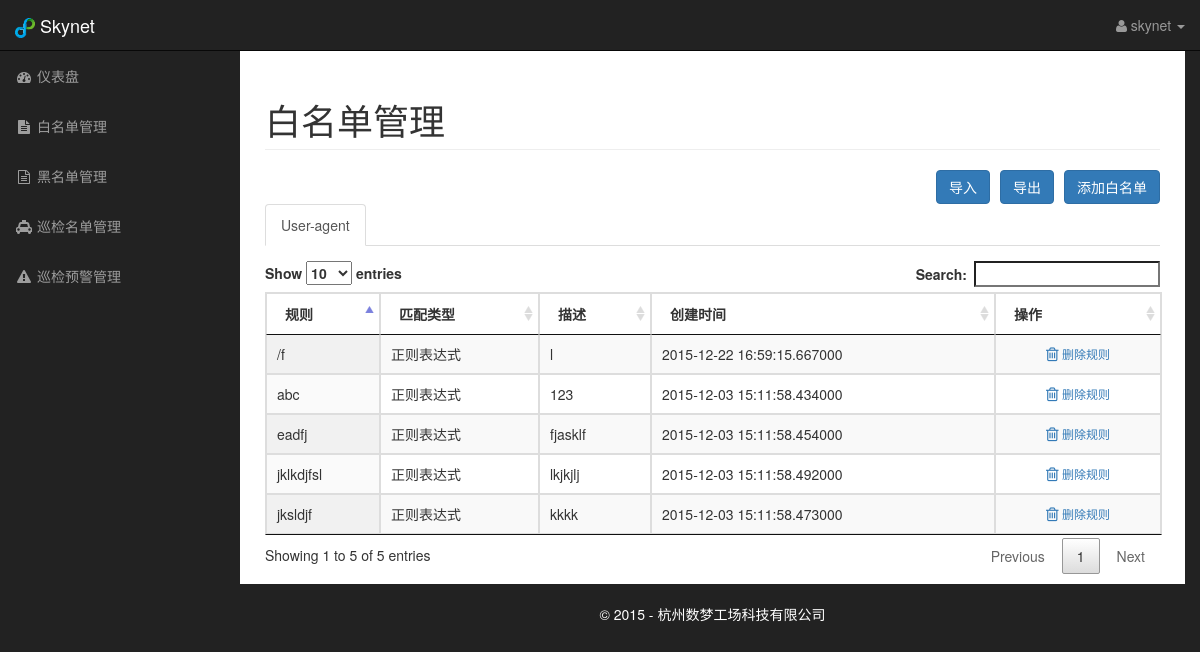
/whitelist.html (signed in), run on the app's committed database.
### app/modules/main/models.py (models this page shows, shortened)
class Whitelist(db.Model):
    __tablename__ = 'whitelist_rule'
    id = db.Column(db.Integer, primary_key=True)
    guid = db.Column(db.String(32),  unique=True,nullable=False)
    rule = db.Column(db.UnicodeText, nullable=False)
    type = db.Column(db.UnicodeText, nullable=False)
    category = db.Column(db.UnicodeText, nullable=False)
    source = db.Column(db.UnicodeText, nullable=True)
    description = db.Column(db.UnicodeText, nullable=True)
    ctime = db.Column(db.DateTime, nullable=False,default= datetime.now)

### app/modules/main/views.py (the view)
@main.route('/whitelist.html')
@login_required
def whitelist():
    user_agent_rules = Whitelist.query.filter_by(category=u'user_agent_rule').all()
    return render_template('main/whitelist.html',user_agent_rules=user_agent_rules,type=RULE_TYPE)

### app/modules/auth/views.py (called while the page is built)
@login_manager.user_loader
def load_user(user_id):
    return User.query.get(int(user_id))

@auth.before_app_request
def before_request():
    if current_user.is_authenticated \
            and not current_user.confirmed \
            and request.endpoint[:5] != 'auth.' \
            and request.endpoint != 'static':
        return redirect(url_for('auth.unconfirmed'))

### app/templates/main/whitelist.html (shortened to what this page needs)
{% extends "base.html" %}
{% block header %}
    <link href="{{ url_for('static', filename='DataTables/media/css/jquery.dataTables.min.css') }}" rel="stylesheet" type="text/css">
    <link href="{{ url_for('static', filename='BootstrapValidator/css/bootstrapValidator.min.css') }}" rel="stylesheet" type="text/css">
    <link href="{{ url_for('static', filename='BootstrapFileinput/css/fileinput.min.css') }}" rel="stylesheet" type="text/css">
{% endblock %}
{% block content %}
    <div class="row">
        <div class="col-lg-12">
            {% include 'main/whitelist/head_whitelist.html' %}
        </div>
        <div  class="col-lg-12">
            {% include 'main/whitelist/add_whitelist.html' %}
            {% include 'main/whitelist/export_whitelist.html' %}
            {% include 'main/whitelist/import_whitelist.html' %}
        </div>
        <div class="col-lg-12">
            {% include 'main/whitelist/body_whitelist.html' %}
        </div>
    </div>
{% endblock %}

### app/templates/main/whitelist/user_agent_tables.html
<thead>
<tr>
    <th>规则</th>
    <th>匹配类型</th>
    <th>描述</th>
    <th>创建时间</th>
    <th>操作</th>
</tr>
</thead>
<tbody>
{% for user_agent_rule in user_agent_rules %}
    <tr>
        <td>{{ user_agent_rule.rule }}</td>
        <td>{{ type[user_agent_rule.type] }}</td>
        <td>{{ user_agent_rule.description }}</td>
        <td>{{ user_agent_rule.ctime }}</td>
        <td><button class="btn btn-link btn-xs center-block delete-rule" value="{{ user_agent_rule.guid }}"><i class="fa fa-trash-o fa-lg"></i>&nbsp删除规则</button></td>
    </tr>
{% endfor %}
</tbody>

### app/static/css/sb-admin.css (style rules this page uses)
body { margin-top: 100px; background-color: #222; }
@media (min-width:768px) { body { margin-top: 50px; } }

### data on the page
Whitelist: rule "abc", type "正则表达式", description "123", ctime "2015-12-03 15:11:58.434000"
Whitelist: rule "eadfj", type "正则表达式", description "fjasklf", ctime "2015-12-03 15:11:58.454000"
Whitelist: rule "jksldjf", type "正则表达式", description "kkkk", ctime "2015-12-03 15:11:58.473000"
Whitelist: rule "jklkdjfsl", type "正则表达式", description "lkjkjlj", ctime "2015-12-03 15:11:58.492000"
Whitelist: rule "/f", type "正则表达式", description "l", ctime "2015-12-22 16:59:15.667000"
